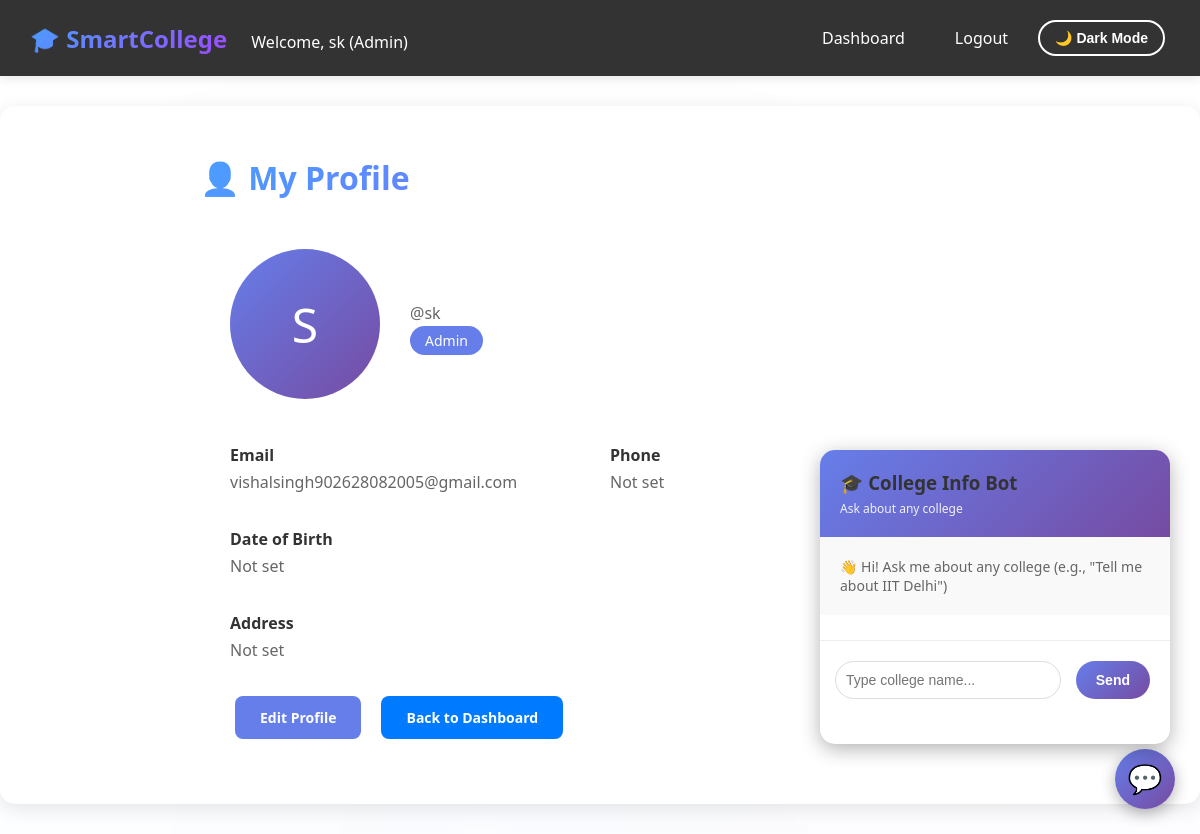
Page /profile/ (signed in) on the committed database.
### college_app/models.py (models this page shows, shortened)
class Profile(models.Model):
    ROLE_CHOICES = (
        ('admin', 'Admin'),
        ('student', 'Student'),
        ('teacher', 'Teacher'),
        ('doctor', 'Doctor'),
    )
    SEMESTER_CHOICES = (
        (1, '1st Semester'),
        (2, '2nd Semester'),
        (3, '3rd Semester'),
        (4, '4th Semester'),
        (5, '5th Semester'),
        (6, '6th Semester'),
        (7, '7th Semester'),
        (8, '8th Semester'),
    )
    user = models.OneToOneField(User, on_delete=models.CASCADE, related_name='profile')
    role = models.CharField(max_length=20, choices=ROLE_CHOICES)
    phone = models.CharField(max_length=15, blank=True)
    address = models.TextField(blank=True)
    date_of_birth = models.DateField(null=True, blank=True)
    photo = models.ImageField(upload_to='profiles/', blank=True, null=True)
    roll_number = models.CharField(max_length=50, blank=True, unique=True, null=True)
    course = models.CharField(max_length=100, blank=True)
    semester = models.IntegerField(choices=SEMESTER_CHOICES, null=True, blank=True)

### college_app/views.py (the view)
# urls.py: path('profile/', views.profile_view, name='profile'),
@login_required
def profile_view(request):
    profile = request.user.profile
    context = {
        'user': request.user,
        'profile': profile,
    }
    return render(request, 'college_app/profile.html', context)

### templates/college_app/profile.html (shortened to what this page needs)
{% extends 'base.html' %}
{% block content %}
<div class="profile-container" style="max-width: 800px; margin: 0 auto;">
    <h1>👤 My Profile</h1>
    <div class="profile-card" style="background: white; padding: 30px; border-radius: 10px; margin-top: 20px;">
        <div style="display: flex; align-items: center; gap: 30px; margin-bottom: 30px;">
            {% if profile.photo %}
            <img src="{{ profile.photo.url }}" alt="Profile Photo" style="width: 150px; height: 150px; border-radius: 50%; object-fit: cover;">
            {% else %}
            <div style="width: 150px; height: 150px; border-radius: 50%; background: linear-gradient(135deg, #667eea 0%, #764ba2 100%); display: flex; align-items: center; justify-content: center; color: white; font-size: 48px;">
                {{ user.first_name.0|default:user.username.0|upper }}
            </div>
            {% endif %}
            <div>
                <p style="color: #666; margin: 5px 0;">@{{ user.username }}</p>
                <span style="background: #667eea; color: white; padding: 5px 15px; border-radius: 20px; font-size: 14px;">{{ profile.get_role_display }}</span>
            </div>
        </div>
        <div class="profile-details" style="display: grid; grid-template-columns: repeat(2, 1fr); gap: 20px;">
            <div>
                <label style="font-weight: bold; color: #333; display: block; margin-bottom: 5px;">Email</label>
                <p style="margin: 0; color: #666;">{{ user.email|default:"Not set" }}</p>
            </div>
            <div>
                <label style="font-weight: bold; color: #333; display: block; margin-bottom: 5px;">Phone</label>
                <p style="margin: 0; color: #666;">{{ profile.phone|default:"Not set" }}</p>
            </div>
            <div>
                <label style="font-weight: bold; color: #333; display: block; margin-bottom: 5px;">Date of Birth</label>
                <p style="margin: 0; color: #666;">{{ profile.date_of_birth|date:"F d, Y"|default:"Not set" }}</p>
            </div>
            <div style="grid-column: 1 / -1;">
                <label style="font-weight: bold; color: #333; display: block; margin-bottom: 5px;">Address</label>
                <p style="margin: 0; color: #666;">{{ profile.address|default:"Not set" }}</p>
            </div>
        </div>
        <div style="margin-top: 30px; display: flex; gap: 10px;">
            <a href="{% url 'edit_profile' %}" class="btn" style="background: #667eea;">Edit Profile</a>
            <a href="{% url 'dashboard' %}" class="btn">Back to Dashboard</a>
        </div>
    </div>
</div>
{% endblock %}

### templates/base.html (shortened to what this page needs)
{% load static %}
<!DOCTYPE html>
<html lang="en">
<head>
    <link rel="stylesheet" href="{% static 'css/style.css' %}">
</head>
<body>
    {% if user.is_authenticated %}
    <div class="navbar">
        <div>
            <span class="navbar-brand">🎓 SmartCollege</span>
            <span style="margin-left: 20px;">Welcome, {{ user.username }} ({{ user.profile.role|title }})</span>
        </div>
        <div style="display: flex; align-items: center;">
            <a href="{% url 'dashboard' %}">Dashboard</a>
            <a href="{% url 'logout' %}">Logout</a>
            <button id="theme-toggle" class="theme-toggle">🌙 Dark Mode</button>
        </div>
    </div>
    {% endif %}
    <div class="container">
        {% block content %}{% endblock %}
    </div>
    <div id="chatbot-container" style="display: none; position: fixed; bottom: 90px; right: 30px; width: 350px; max-height: 500px; background: white; border-radius: 15px; box-shadow: 0 5px 20px rgba(0,0,0,0.3); z-index: 9999; display: flex; flex-direction: column;">
        <div style="background: linear-gradient(135deg, #667eea 0%, #764ba2 100%); color: white; padding: 20px; border-radius: 15px 15px 0 0;">
            <h3 style="margin: 0;">🎓 College Info Bot</h3>
            <p style="margin: 5px 0 0 0; font-size: 12px; opacity: 0.9;">Ask about any college</p>
        </div>
        <div id="chatbot-messages" style="flex: 1; padding: 20px; overflow-y: auto; max-height: 300px; background: #f9f9f9;">
            <p style="color: #666; font-size: 14px;">👋 Hi! Ask me about any college (e.g., "Tell me about IIT Delhi")</p>
        </div>
        <form id="chatbot-form" style="padding: 15px; border-top: 1px solid #eee; background: white; border-radius: 0 0 15px 15px;">
            <div style="display: flex; gap: 10px;">
                <input type="text" id="chatbot-input" placeholder="Type college name..." style="flex: 1; padding: 10px; border: 1px solid #ddd; border-radius: 20px; outline: none;" required>
                <button type="submit" style="padding: 10px 20px; background: linear-gradient(135deg, #667eea 0%, #764ba2 100%); color: white; border: none; border-radius: 20px; cursor: pointer; font-weight: bold;">Send</button>
            </div>
        </form>
    </div>
    <button id="chatbot-toggle" style="position: fixed; bottom: 20px; right: 20px; width: 60px; height: 60px; border-radius: 50%; background: linear-gradient(135deg, #667eea 0%, #764ba2 100%); color: white; border: none; font-size: 28px; cursor: pointer; box-shadow: 0 4px 15px rgba(0,0,0,0.3); z-index: 9998; display: flex; align-items: center; justify-content: center;">
        💬
    </button>
</body>
</html>

### static/css/style.css (style rules this page uses)
:root { --primary-color: #007bff; --primary-hover: #0056b3; --bg-color: #ffffff; --bg-secondary: #f4f4f4; --text-color: #333; --text-secondary: #666; --border-color: #ddd; --navbar-bg: #333; --navbar-text: #ffffff; --container-bg: #ffffff; --shadow: rgba(0, 0, 0, 0.1); --success-bg: #d4edda; --success-text: #155724; --success-border: #c3e6cb; --error-bg: #f8d7da; --error-text: #721c24; --error-border: #f5c6cb; --table-header-bg: #333; --table-header-text: #ffffff; --card-bg: #ffffff; }
* { margin: 0; padding: 0; box-sizing: border-box; transition: background-color 0.3s ease, color 0.3s ease, border-color 0.3s ease; }
body { font-family: 'Segoe UI', Tahoma, Geneva, Verdana, sans-serif; background: var(--bg-color); color: var(--text-color); min-height: 100vh; position: relative; }
body::before { content: ''; position: fixed; top: 0; left: 0; width: 100%; height: 100%; z-index: -1; opacity: 0.05; background-image: radial-gradient(circle at 20% 50%, rgba(0, 123, 255, 0.3) 0%, transparent 50%), radial-gradient(circle at 80% 80%, rgba(123, 0, 255, 0.3) 0%, transparent 50%), radial-gradient(circle at 40% 90%, rgba(255, 0, 123, 0.3) 0%, transparent 50%); background-size: 200% 200%; animation: gradientShift 15s ease infinite; }
.navbar { background: var(--navbar-bg); color: var(--navbar-text); padding: 15px 30px; display: flex; justify-content: space-between; align-items: center; box-shadow: 0 2px 10px var(--shadow); position: sticky; top: 0; z-index: 1000; }
.navbar-brand { font-size: 24px; font-weight: bold; background: linear-gradient(135deg, #4a9eff, #9c4aff); -webkit-background-clip: text; -webkit-text-fill-color: transparent; background-clip: text; }
.navbar a { color: var(--navbar-text); text-decoration: none; margin-left: 20px; padding: 8px 15px; border-radius: 5px; transition: background 0.3s ease; }
.theme-toggle { background: none; border: 2px solid var(--navbar-text); color: var(--navbar-text); padding: 8px 15px; border-radius: 20px; cursor: pointer; font-size: 14px; margin-left: 15px; transition: all 0.3s ease; }
.container { max-width: 1200px; margin: 30px auto; padding: 30px; background: var(--container-bg); border-radius: 15px; box-shadow: 0 5px 20px var(--shadow); backdrop-filter: blur(10px); }
h1, h2, h3 { margin: 20px 0; color: var(--text-color); }
h1 { font-size: 32px; background: linear-gradient(135deg, #4a9eff, #9c4aff); -webkit-background-clip: text; -webkit-text-fill-color: transparent; background-clip: text; }
form { margin: 25px 0; }
label { display: block; margin: 15px 0 8px; font-weight: 600; color: var(--text-color); }
input[type="text"], input[type="password"], input[type="email"], input[type="number"], input[type="date"], input[type="time"], input[type="datetime-local"], input[type="file"], textarea, select { width: 100%; padding: 12px 15px; margin: 5px 0; border: 2px solid var(--border-color); border-radius: 8px; background: var(--bg-color); color: var(--text-color); font-size: 14px; transition: all 0.3s ease; }
button, .btn { background: var(--primary-color); color: white; padding: 12px 25px; border: none; border-radius: 8px; cursor: pointer; text-decoration: none; display: inline-block; margin: 5px; font-size: 14px; font-weight: 600; transition: all 0.3s ease; }
a { color: var(--primary-color); text-decoration: none; transition: color 0.3s ease; }

### rows in the picture
Profile: role "Admin", phone "Not set", date_of_birth "Not set", address "Not set"

### other values in the picture
{{ user.username }} "sk"
{{ user.profile.role|title }} "Admin"
{{ user.first_name.0|default:user.username.0|upper }} "S"
{{ user.email|default:"Not set" }} "vishalsingh902628082005@gmail.com"
